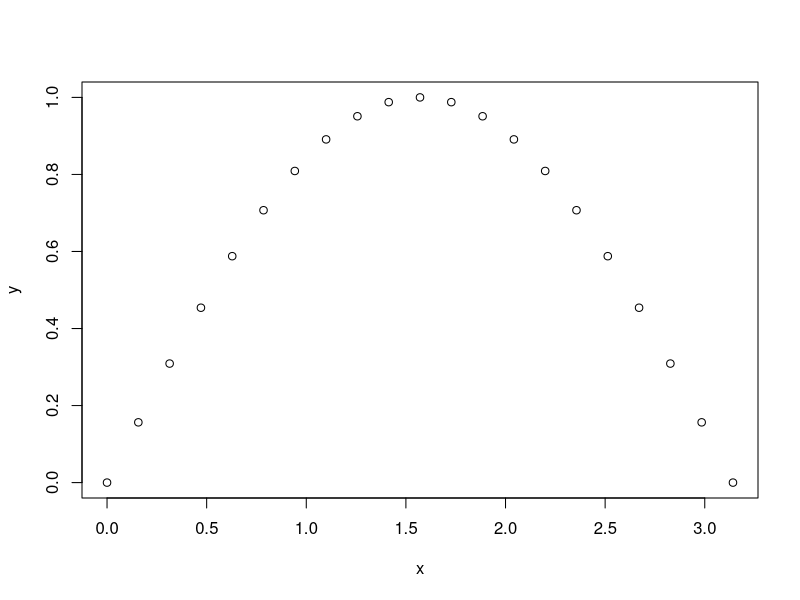

This chart was generated by the following R code:
Horner<-function(a,x){
  n<-length(a)
  y<-a[n]
  for(i in (n-1):1){
    y<-y*x+a[i]
  }
  return(y)
}
f<-function(x,n){
  y<-array(1,n)
  if(n>1){
    for(i in 2:n){
      y[i]<-y[i-1]*x
    }
  }
  return(y)
}

x<-seq(0,pi,pi/20)
y<-sin(x)
m<-length(x)
plot(x,y)

xa<-seq(0,pi,pi/100)

for(n in 2:4){
  A<-matrix(0,n,m)
  S<-matrix(0,n,n)
  T<-array(0,n)
  for(j in 1:m){
    A[,j]<-f(x[j],n)
  }
  for(i in 1:n){
    for(j in 1:n){
      S[i,j]<-sum(A[i,]*A[j,])
    }
    T[i]<-sum(A[i,]*y)
  }
  a<-solve(S,T)
  #print(a)
  ya<-Horner(a,xa)
  line(xa,ya)
  #print(length(xa))
  #print(length(ya))
}